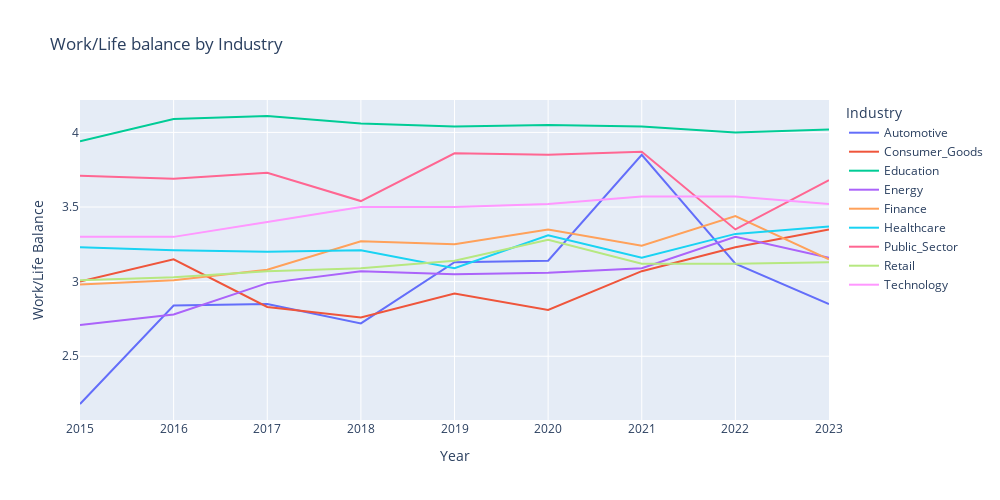

Write notebook code for a chart like this one.
### Markdown cell above
### Work/Life balance by Industry

### Code cell
selected_industries = ['Technology', 'Finance', 'Education', 'Healthcare', 'Consumer_Goods', 'Energy', 'Automotive', 'Public_Sector', 'Retail']

# get the filtered data by selected industries
filtered_data = industry_trends[industry_trends['industry'].isin(selected_industries)]

# get the plot with filtered data
fig = px.line(filtered_data, 
              x='year', 
              y='work/life_balance',  
              color='industry',  
              title="Work/Life balance by Industry",
              labels={"work/life_balance": "Work/Life Balance", "year": "Year", "industry": "Industry"},
              line_group='industry')

# improve layout
fig.update_layout(
    xaxis_title="Year",
    yaxis_title="Work/Life Balance",
    legend_title="Industry",
    height=500,
    width=1000
)

# Show the plot
fig.show()

### Figure 1 — Plotly figure (JSON) as saved in the notebook; plotly's stock layout.template omitted (floating-point values rounded to 4 significant figures)
{"data": [{"hovertemplate": "Industry=Automotive<br>Year=%{x}<br>Work/Life Balance=%{y}<extra></extra>", "legendgroup": "Automotive", "line": {"color": "#636efa", "dash": "solid"}, "marker": {"symbol": "circle"}, "mode": "lines", "name": "Automotive", "orientation": "v", "showlegend": true, "type": "scatter", "x": [2015, 2016, 2017, 2018, 2019, 2020, 2021, 2022, 2023], "xaxis": "x", "y": [2.18, 2.84, 2.85, 2.72, 3.13, 3.14, 3.85, 3.12, 2.85], "yaxis": "y"}, {"hovertemplate": "Industry=Consumer_Goods<br>Year=%{x}<br>Work/Life Balance=%{y}<extra></extra>", "legendgroup": "Consumer_Goods", "line": {"color": "#EF553B", "dash": "solid"}, "marker": {"symbol": "circle"}, "mode": "lines", "name": "Consumer_Goods", "orientation": "v", "showlegend": true, "type": "scatter", "x": [2015, 2016, 2017, 2018, 2019, 2020, 2021, 2022, 2023], "xaxis": "x", "y": [3, 3.15, 2.83, 2.76, 2.92, 2.81, 3.07, 3.23, 3.35], "yaxis": "y"}, {"hovertemplate": "Industry=Education<br>Year=%{x}<br>Work/Life Balance=%{y}<extra></extra>", "legendgroup": "Education", "line": {"color": "#00cc96", "dash": "solid"}, "marker": {"symbol": "circle"}, "mode": "lines", "name": "Education", "orientation": "v", "showlegend": true, "type": "scatter", "x": [2015, 2016, 2017, 2018, 2019, 2020, 2021, 2022, 2023], "xaxis": "x", "y": [3.94, 4.09, 4.11, 4.06, 4.04, 4.05, 4.04, 4, 4.02], "yaxis": "y"}, {"hovertemplate": "Industry=Energy<br>Year=%{x}<br>Work/Life Balance=%{y}<extra></extra>", "legendgroup": "Energy", "line": {"color": "#ab63fa", "dash": "solid"}, "marker": {"symbol": "circle"}, "mode": "lines", "name": "Energy", "orientation": "v", "showlegend": true, "type": "scatter", "x": [2015, 2016, 2017, 2018, 2019, 2020, 2021, 2022, 2023], "xaxis": "x", "y": [2.71, 2.78, 2.99, 3.07, 3.05, 3.06, 3.09, 3.3, 3.16], "yaxis": "y"}, {"hovertemplate": "Industry=Finance<br>Year=%{x}<br>Work/Life Balance=%{y}<extra></extra>", "legendgroup": "Finance", "line": {"color": "#FFA15A", "dash": "solid"}, "marker": {"symbol": "circle"}, "mode": "lines", "name": "Finance", "orientation": "v", "showlegend": true, "type": "scatter", "x": [2015, 2016, 2017, 2018, 2019, 2020, 2021, 2022, 2023], "xaxis": "x", "y": [2.98, 3.01, 3.08, 3.27, 3.25, 3.35, 3.24, 3.44, 3.15], "yaxis": "y"}, {"hovertemplate": "Industry=Healthcare<br>Year=%{x}<br>Work/Life Balance=%{y}<extra></extra>", "legendgroup": "Healthcare", "line": {"color": "#19d3f3", "dash": "solid"}, "marker": {"symbol": "circle"}, "mode": "lines", "name": "Healthcare", "orientation": "v", "showlegend": true, "type": "scatter", "x": [2015, 2016, 2017, 2018, 2019, 2020, 2021, 2022, 2023], "xaxis": "x", "y": [3.23, 3.21, 3.2, 3.21, 3.09, 3.31, 3.16, 3.32, 3.37], "yaxis": "y"}, {"hovertemplate": "Industry=Public_Sector<br>Year=%{x}<br>Work/Life Balance=%{y}<extra></extra>", "legendgroup": "Public_Sector", "line": {"color": "#FF6692", "dash": "solid"}, "marker": {"symbol": "circle"}, "mode": "lines", "name": "Public_Sector", "orientation": "v", "showlegend": true, "type": "scatter", "x": [2015, 2016, 2017, 2018, 2019, 2020, 2021, 2022, 2023], "xaxis": "x", "y": [3.71, 3.69, 3.73, 3.54, 3.86, 3.85, 3.87, 3.35, 3.68], "yaxis": "y"}, {"hovertemplate": "Industry=Retail<br>Year=%{x}<br>Work/Life Balance=%{y}<extra></extra>", "legendgroup": "Retail", "line": {"color": "#B6E880", "dash": "solid"}, "marker": {"symbol": "circle"}, "mode": "lines", "name": "Retail", "orientation": "v", "showlegend": true, "type": "scatter", "x": [2015, 2016, 2017, 2018, 2019, 2020, 2021, 2022, 2023], "xaxis": "x", "y": [3.01, 3.03, 3.07, 3.09, 3.14, 3.28, 3.12, 3.12, 3.13], "yaxis": "y"}, {"hovertemplate": "Industry=Technology<br>Year=%{x}<br>Work/Life Balance=%{y}<extra></extra>", "legendgroup": "Technology", "line": {"color": "#FF97FF", "dash": "solid"}, "marker": {"symbol": "circle"}, "mode": "lines", "name": "Technology", "orientation": "v", "showlegend": true, "type": "scatter", "x": [2015, 2016, 2017, 2018, 2019, 2020, 2021, 2022, 2023], "xaxis": "x", "y": [3.3, 3.3, 3.4, 3.5, 3.5, 3.52, 3.57, 3.57, 3.52], "yaxis": "y"}], "layout": {"height": 500, "legend": {"title": {"text": "Industry"}, "tracegroupgap": 0}, "title": {"text": "Work/Life balance by Industry"}, "width": 1000, "xaxis": {"anchor": "y", "domain": [0, 1], "title": {"text": "Year"}}, "yaxis": {"anchor": "x", "domain": [0, 1], "title": {"text": "Work/Life Balance"}}}}
